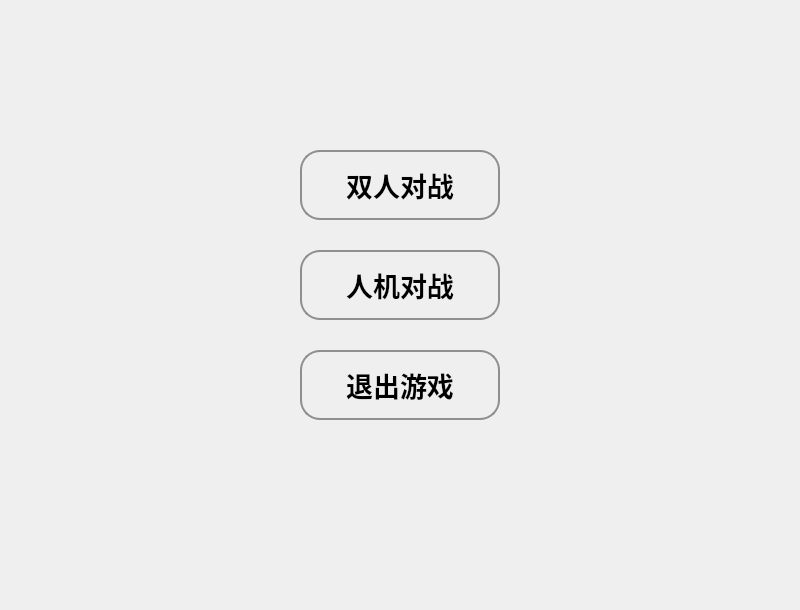
<?xml version="1.0" encoding="UTF-8"?>
<ui version="4.0">
 <class>MainWindow</class>
 <widget class="QMainWindow" name="MainWindow">
  <property name="geometry">
   <rect>
    <x>0</x>
    <y>0</y>
    <width>800</width>
    <height>610</height>
   </rect>
  </property>
  <property name="minimumSize">
   <size>
    <width>800</width>
    <height>610</height>
   </size>
  </property>
  <property name="maximumSize">
   <size>
    <width>800</width>
    <height>610</height>
   </size>
  </property>
  <property name="baseSize">
   <size>
    <width>800</width>
    <height>600</height>
   </size>
  </property>
  <property name="windowTitle">
   <string>RicardoGoBang</string>
  </property>
  <property name="styleSheet">
   <string notr="true"/>
  </property>
  <widget class="QWidget" name="centralWidget">
   <widget class="QPushButton" name="btnPVP">
    <property name="geometry">
     <rect>
      <x>300</x>
      <y>150</y>
      <width>200</width>
      <height>70</height>
     </rect>
    </property>
    <property name="baseSize">
     <size>
      <width>200</width>
      <height>70</height>
     </size>
    </property>
    <property name="font">
     <font>
      <family>Microsoft Sans Serif</family>
      <pointsize>20</pointsize>
      <weight>75</weight>
      <bold>true</bold>
     </font>
    </property>
    <property name="styleSheet">
     <string notr="true">QPushButton {
         border: 2px solid #8f8f91;
         border-radius: 20px;
         background-color: qlineargradient(x1: 0, y1: 0, x2: 0, y2: 1,
                                           stop: 0 #00A1F1, stop: 1 #0072C6);
     }
 
     QPushButton:pressed {
         background-color: qlineargradient(x1: 0, y1: 0, x2: 0, y2: 1,
                                           stop: 0 #dadbde, stop: 1 #f6f7fa);
     }
 QPushButton:default {
         border-color: navy; /* 使得按钮显示变得更加突出 */
     }
</string>
    </property>
    <property name="text">
     <string>双人对战</string>
    </property>
   </widget>
   <widget class="QPushButton" name="btnPVM">
    <property name="geometry">
     <rect>
      <x>300</x>
      <y>250</y>
      <width>200</width>
      <height>70</height>
     </rect>
    </property>
    <property name="baseSize">
     <size>
      <width>200</width>
      <height>70</height>
     </size>
    </property>
    <property name="font">
     <font>
      <family>Microsoft Sans Serif</family>
      <pointsize>20</pointsize>
      <weight>75</weight>
      <bold>true</bold>
     </font>
    </property>
    <property name="styleSheet">
     <string notr="true">QPushButton {
         border: 2px solid #8f8f91;
         border-radius: 20px;
         background-color: qlineargradient(x1: 0, y1: 0, x2: 0, y2: 1,
                                           stop: 0 #00A1F1, stop: 1 #0072C6);
     }
 
     QPushButton:pressed {
         background-color: qlineargradient(x1: 0, y1: 0, x2: 0, y2: 1,
                                           stop: 0 #dadbde, stop: 1 #f6f7fa);
     }
 QPushButton:default {
         border-color: navy; /* 使得按钮显示变得更加突出 */
     }
</string>
    </property>
    <property name="text">
     <string>人机对战</string>
    </property>
   </widget>
   <widget class="QPushButton" name="btnQuit">
    <property name="geometry">
     <rect>
      <x>300</x>
      <y>350</y>
      <width>200</width>
      <height>70</height>
     </rect>
    </property>
    <property name="baseSize">
     <size>
      <width>200</width>
      <height>70</height>
     </size>
    </property>
    <property name="font">
     <font>
      <family>Microsoft Sans Serif</family>
      <pointsize>20</pointsize>
      <weight>75</weight>
      <bold>true</bold>
     </font>
    </property>
    <property name="styleSheet">
     <string notr="true">QPushButton {
         border: 2px solid #8f8f91;
         border-radius: 20px;
         background-color: qlineargradient(x1: 0, y1: 0, x2: 0, y2: 1,
                                           stop: 0 #00A1F1, stop: 1 #0072C6);
     }
 
     QPushButton:pressed {
         background-color: qlineargradient(x1: 0, y1: 0, x2: 0, y2: 1,
                                           stop: 0 #dadbde, stop: 1 #f6f7fa);
     }
 QPushButton:default {
         border-color: navy; /* 使得按钮显示变得更加突出 */
     }
</string>
    </property>
    <property name="text">
     <string>退出游戏</string>
    </property>
   </widget>
  </widget>
 </widget>
 <layoutdefault spacing="6" margin="11"/>
 <resources/>
 <connections/>
</ui>
